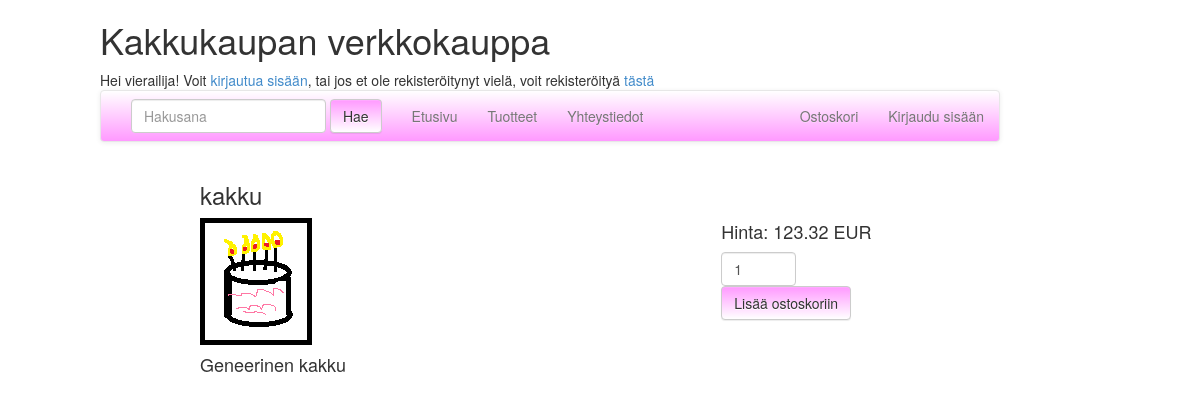
/tuote.php?id=1, run on the app's committed database.
### tables this page shows
CREATE TABLE Tuote
(
tuoteId INTEGER NOT NULL AUTO_INCREMENT,
tuoteryhmaId INTEGER,
nimi varchar(80) NOT NULL,
hinta DECIMAL(10,2) NOT NULL,
kuvaus varchar(3000),
kuva varchar(20),
PRIMARY KEY (tuoteId),
FOREIGN KEY (tuoteryhmaId) REFERENCES Tuoteryhma(tuoteryhmaId)
);

### libs/common.php (called while the page is built, shortened)
<?php
include_once 'libs/models/Tuote.php';
function naytaNakyma($sivu, $data = array()) {
    $data = (object) $data;
    require 'views/pohja.php';
    exit();
}

### libs/models/Tuote.php (called while the page is built, shortened)
<?php
require_once 'libs/tietokanta.php';
class Tuote {
    private $nimi;
    private $hinta;
    private $kuvaus;
    private $kuva;
    public static function tuloksenKasittely($tulos) {
        if ($tulos == null) {
            return null;
        } else {
            $tuote = new Tuote();
            $tuote->setTuoteId($tulos->tuoteId);
            $tuote->setTuoteryhmaId($tulos->tuoteryhmaId);
            $tuote->setNimi($tulos->nimi);
            $tuote->setHinta($tulos->hinta);
            $tuote->setKuvaus($tulos->kuvaus);
            $tuote->setKuva($tulos->kuva);
            return $tuote;
        }
    }
    public static function etsi($tuoteId) {
        $sql = "SELECT * from Tuote where tuoteId = ? LIMIT 1";
        $kysely = getTietokantayhteys()->prepare($sql);
        $kysely->execute(array($tuoteId));
        $tulos = $kysely->fetchObject();
        return Tuote::tuloksenKasittely($tulos);
    }
    public function getNimi() {
        return $this->nimi;
    }
    public function getHinta() {
        return $this->hinta;
    }
    public function getKuvaus() {
        return $this->kuvaus;
    }
    public function getKuva() {
        return $this->kuva;
    }
    public function setKuva($kuva) {
        $this->kuva = $kuva;
    }
    public function setNimi($nimi) {
        $this->nimi = $nimi;
    }
    public function setHinta($hinta) {
        $this->hinta = $hinta;
    }
    public function setKuvaus($kuvaus) {
        $this->kuvaus = $kuvaus;
    }
}

### libs/tietokanta.php (called while the page is built)
<?php
function getTietokantayhteys() {
  static $yhteys = null;
  if ($yhteys === null) {
    $yhteys = new PDO('mysql:unix_socket=/home/samkorho/mysql/socket;dbname=kakkukauppa', 'root', 'root');
    $yhteys->setAttribute(PDO::ATTR_ERRMODE, PDO::ERRMODE_EXCEPTION);
  }
  return $yhteys;
}

### views/tuote.php (the view, shortened to what this page needs)
<table>
    <tr>
        <td style="width:700px">
            <h3><?php echo $data->tuote->getNimi(); ?></h3>
            <img class="media-object" src="<?php echo "imgs/", $data->tuote->getKuva(); ?>" onerror="this.src='imgs/kakku.jpg'">
            <h4><?php echo $data->tuote->getKuvaus(); ?></h4>
        </td>
        <td style="width:200px">
            <form class="form-horizontal" role="form" action="ostoskori.php" method="POST">
                <h4>Hinta: <?php echo $data->tuote->getHinta(); ?> EUR <br></h4>
                <div class="form-group">
                    <div class="col-md-6">
                        <input type="number" class="form-control" id="maara" name="maara" value="<?php if (isset($data->maara)){echo "$data->maara";} else{ echo "1"; }?>">
                        <button type="submit" class="btn btn-default">Lisää ostoskoriin</button>
                    </div>
                </div>
            </form>
        </td>
    </tr>
</table>

### data on the page
tuote: nimi "kakku", kuva (picture), kuvaus "Geneerinen kakku", hinta "123.32"
